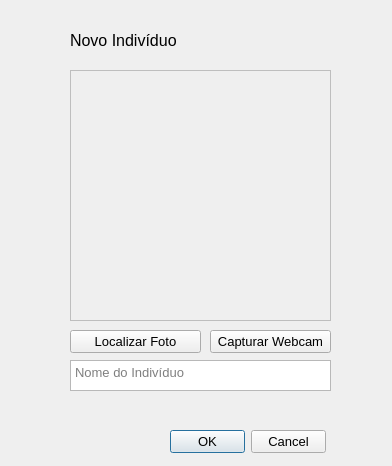
<?xml version="1.0" encoding="UTF-8"?>
<ui version="4.0">
 <class>Dialog</class>
 <widget class="QDialog" name="Dialog">
  <property name="geometry">
   <rect>
    <x>0</x>
    <y>0</y>
    <width>392</width>
    <height>466</height>
   </rect>
  </property>
  <property name="font">
   <font>
    <pointsize>10</pointsize>
   </font>
  </property>
  <property name="windowTitle">
   <string>Novo Individuo</string>
  </property>
  <widget class="QDialogButtonBox" name="buttonBox">
   <property name="enabled">
    <bool>true</bool>
   </property>
   <property name="geometry">
    <rect>
     <x>170</x>
     <y>430</y>
     <width>156</width>
     <height>23</height>
    </rect>
   </property>
   <property name="orientation">
    <enum>Qt::Horizontal</enum>
   </property>
   <property name="standardButtons">
    <set>QDialogButtonBox::Cancel|QDialogButtonBox::Ok</set>
   </property>
  </widget>
  <widget class="QLabel" name="novoIndividuoImagem">
   <property name="enabled">
    <bool>false</bool>
   </property>
   <property name="geometry">
    <rect>
     <x>70</x>
     <y>70</y>
     <width>261</width>
     <height>251</height>
    </rect>
   </property>
   <property name="frameShape">
    <enum>QFrame::Box</enum>
   </property>
   <property name="text">
    <string/>
   </property>
   <property name="pixmap">
    <pixmap>img/profile.jpg</pixmap>
   </property>
   <property name="scaledContents">
    <bool>true</bool>
   </property>
  </widget>
  <widget class="QLabel" name="label">
   <property name="geometry">
    <rect>
     <x>70</x>
     <y>20</y>
     <width>431</width>
     <height>41</height>
    </rect>
   </property>
   <property name="font">
    <font>
     <pointsize>12</pointsize>
    </font>
   </property>
   <property name="text">
    <string>Novo Indivíduo</string>
   </property>
  </widget>
  <widget class="QTextEdit" name="textEdit">
   <property name="geometry">
    <rect>
     <x>70</x>
     <y>360</y>
     <width>261</width>
     <height>31</height>
    </rect>
   </property>
   <property name="placeholderText">
    <string>Nome do Indivíduo</string>
   </property>
  </widget>
  <widget class="QPushButton" name="localizarFotoBotton">
   <property name="geometry">
    <rect>
     <x>70</x>
     <y>330</y>
     <width>131</width>
     <height>23</height>
    </rect>
   </property>
   <property name="text">
    <string>Localizar Foto</string>
   </property>
  </widget>
  <widget class="QPushButton" name="recordVideoButton">
   <property name="geometry">
    <rect>
     <x>210</x>
     <y>330</y>
     <width>121</width>
     <height>23</height>
    </rect>
   </property>
   <property name="text">
    <string>Capturar Webcam</string>
   </property>
  </widget>
 </widget>
 <resources/>
 <connections>
  <connection>
   <sender>buttonBox</sender>
   <signal>accepted()</signal>
   <receiver>Dialog</receiver>
   <slot>accept()</slot>
   <hints>
    <hint type="sourcelabel">
     <x>248</x>
     <y>254</y>
    </hint>
    <hint type="destinationlabel">
     <x>157</x>
     <y>274</y>
    </hint>
   </hints>
  </connection>
  <connection>
   <sender>buttonBox</sender>
   <signal>rejected()</signal>
   <receiver>Dialog</receiver>
   <slot>reject()</slot>
   <hints>
    <hint type="sourcelabel">
     <x>316</x>
     <y>260</y>
    </hint>
    <hint type="destinationlabel">
     <x>286</x>
     <y>274</y>
    </hint>
   </hints>
  </connection>
 </connections>
</ui>
